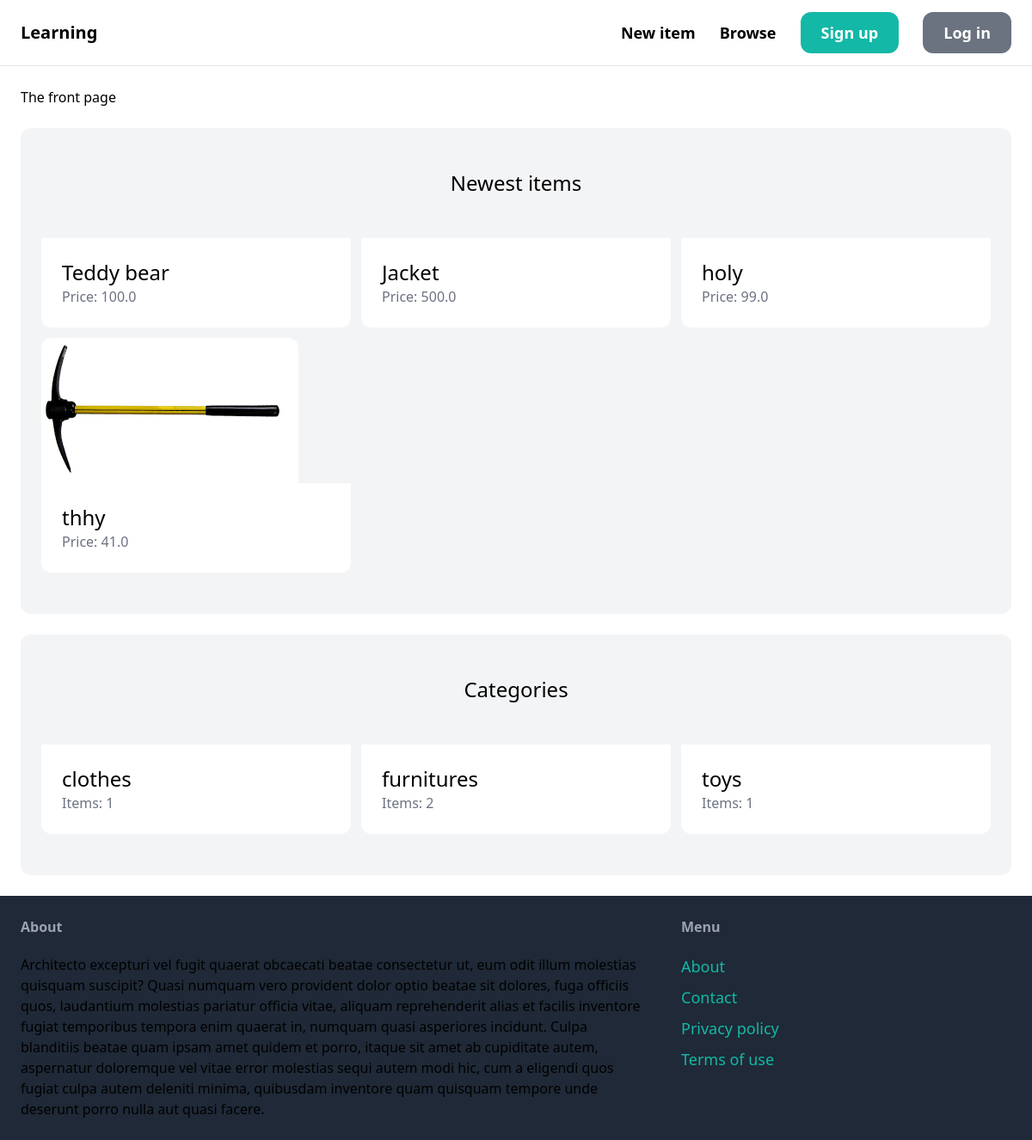
The page / on the database its author committed.
### item/models.py (models this page shows, shortened)
class Item(models.Model):
    category = models.ForeignKey(Category, related_name='items', on_delete=models.CASCADE)
    name = models.CharField(max_length=255)
    description = models.TextField(blank=True, null=True)
    price = models.FloatField()
    image = models.ImageField(upload_to='item_images', blank=True, null=True)
    is_sold = models.BooleanField(default=False)
    created_by = models.ForeignKey(User, related_name='items', on_delete=models.CASCADE)
    created_at = models.DateTimeField(auto_now_add=True)

class Category(models.Model):
    name = models.CharField(max_length=255)
    class Meta:
        verbose_name_plural = "Categories"
        ordering = ("name",)

### core/views.py (the view)
# urls.py: path('', index, name='index'),
def index(request):
    items = Item.objects.filter(is_sold=False)[0:6]
    categories = Category.objects.all()
    return render(request, 'core/index.html', {
        'categories': categories,
        'items': items,
    })

### core/templates/core/index.html (shortened to what this page needs)
{% extends 'core/base.html'%}
{% block content %}
    <h1>The front page</h1>
    <div class="mt-6 px-6 py-12 bg-gray-100 rounded-xl">
        <h2 class="mb-12 text-2xl text-center" >Newest items</h2>
        <div class="grid grid-cols-3 gap-3">
            {%for item in items %}
            <div>
                <a href="{% url 'item:detail' item.id %}">
                    <div>
                        <img src="{{ item.image }}" class="rounded-t-xl">
                    </div>
                    <div class="p-6 bg-white rounded-b-xl">
                        <h2 class="text-2xl">{{ item.name }}</h2>
                        <p class="text-gray-500">Price: {{ item.price}}</p>
                    </div>
                </a>
            </div>
            {% endfor %}
        </div>
    </div>
    <div class="mt-6 px-6 py-12 bg-gray-100 rounded-xl">
        <h2 class="mb-12 text-2xl text-center" >Categories</h2>
        <div class="grid grid-cols-3 gap-3">
            {%for category in categories %}
            <div>
                <a href="#">
                    <div class="p-6 bg-white rounded-b-xl">
                        <h2 class="text-2xl">{{ category.name }}</h2>
                        <p class="text-gray-500">Items: {{ category.items.count }}</p>
                    </div>
                </a>
            </div>
            {% endfor %}
        </div>
    </div>
{% endblock %}

### core/templates/core/base.html (shortened to what this page needs)
<!DOCTYPE html>
<html lang="en">
<head>
    <script src="https://cdn.tailwindcss.com"></script>
</head>
<body>
    <nav class="px-6 py-6 flex justify-between items-center border-b border-gray-200">
        <a href="/" class="text-xl font-semibold">Learning</a>
        <div class="space-x-6">
            <a href="#" class="text-lg font-semibold hover:text-gray-500">New item</a>
            <a href="#" class="text-lg font-semibold hover:text-gray-500">Browse</a>
            <a href="#" class="px-6 py-3 text-lg font-semibold bg-teal-500 text-white rounded-xl hover:bg-teal-700">Sign up</a>
            <a href="#" class="px-6 py-3 text-lg font-semibold bg-gray-500 text-white rounded-xl hover:bg-gray-700">Log in</a>
        </div>
    </nav>
    <div class="px-6 py-6">
        {% block content %}
        {% endblock %}
    </div>
    <footer class="py-6 px-6 flex justify-between bg-gray-800">
        <div class="w-2/3 pr-10">
            <h3 class="mb-5 font-semibold text-gray-400">About</h3>
            <p class="text-lg text-gray-500">{% lorem 1 p random %}</p>
        </div>
        <div class="w-1/3">
            <h3 class="mb-5 font-semibold text-gray-400">Menu</h3>
            <ul class="space-y-2">
                <li><a href="" class="text-lg text-teal-500 hover:text-teal-700">About</a></li>
                <li><a href="{% url 'contact' %}" class="text-lg text-teal-500 hover:text-teal-700">Contact</a></li>
                <li><a href="" class="text-lg text-teal-500 hover:text-teal-700">Privacy policy</a></li>
                <li><a href="" class="text-lg text-teal-500 hover:text-teal-700">Terms of use</a></li>
            </ul>
        </div>
    </footer>
</body>
</html>

### rows shown on the page
Item: name "Teddy bear", price "100.0"
Item: name "Jacket", price "500.0"
Item: name "holy", price "99.0"
Item: image (picture), name "thhy", price "41.0"
Category: name "clothes", items.count "1"
Category: name "furnitures", items.count "2"
Category: name "toys", items.count "1"
